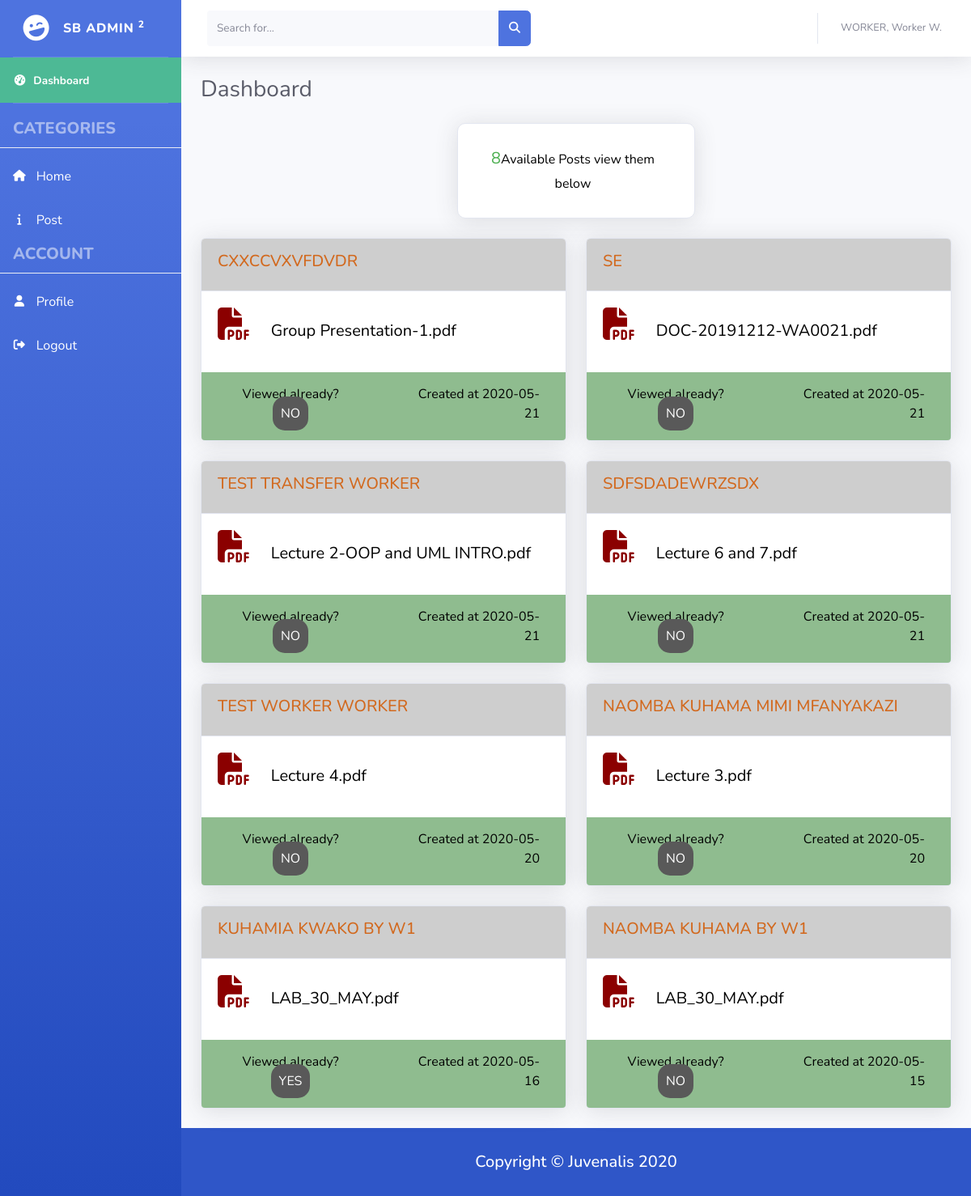
Page /workers/index.php (signed in) on the committed database.
### tables this page shows
CREATE TABLE `user_transfers` (
  `transfer_id` int(11) NOT NULL,
  `user_id` int(11) NOT NULL,
  `transfer_title` varchar(255) NOT NULL,
  `file` varchar(255) NOT NULL,
  `place_to_go` varchar(255) NOT NULL,
  `viewed` enum('NO','YES') NOT NULL DEFAULT 'NO',
  `created_at` timestamp NOT NULL DEFAULT current_timestamp()
);

### includes/sessionToBeRequired.php (called while the page is built, shortened)
<?php
$user = $_SESSION['user'];

### workers/index.php (the view, shortened to what this page needs)
<?php
require('../assets/config.php');
require('../includes/sessionToBeRequired.php');
$result = $conn->prepare("SELECT * FROM user_transfers WHERE user_id = $user ORDER BY transfer_id DESC");
$result->execute();
$count = $result->rowCount();
$rows = $result->fetchAll();
?>
<!DOCTYPE html>
<html lang="en">
<head>
  <link href="../styles/vendor/fontawesome-free/css/all.min.css" rel="stylesheet" type="text/css">
  <link href="../styles/css/sb-admin-2.min.css" rel="stylesheet">
  <link rel="stylesheet" href="../styles/mystyleHome.css">
</head>
<body id="page-top">
  <div id="wrapper">
    <?php require_once('../includes/workers_includes/sidebar.php'); ?>
    <div id="content-wrapper" class="d-flex flex-column">
      <div id="content">
        <?php require_once('../includes/workers_includes/topbar.php') ?>
        <div class="container-fluid">
          <div class="d-sm-flex align-items-center justify-content-between mb-4">
            <h1 class="h3 mb-0 text-gray-800">Dashboard</h1>
          </div>
          <div class="row">
            <div class="col-xl-4 col-md-7 mb-4"></div>
            <div class="col-xl-4 col-md-7 mb-4">
              <div class="card cardIndex shadow h-100 py-2">
                <div class="card-body">
                  <div class="row no-gutters align-items-center">
                    <div class="col mr-2">
                      <div class="text-xs">
                        <?php
                        if (!$count > 0) {
                          echo '<small class="alert alert-danger">YOU DONT HAVE ANY TRANSFER</small>';
                        } else {
                          echo $count . '<small>Available Posts view them below</small>';
                        }
                        ?>
                      </div>
                    </div>
                  </div>
                </div>
              </div>
            </div>
            <div class="col-xl-4 col-md-6 mb-4"></div>
            <?php
            if (!$count > 0) {
              echo '<a href="post.php" class="btn btn-primary">Go to Post</a>';
            } else {
              foreach ($rows as $row) {
                $filenamelong = explode('5', $row['file']);
                $filenameshort = $filenamelong[0];
                $fileext = explode('.', $row['file']);
                $fileextension = $fileext[2];
                $datelong = explode(' ', $row['created_at']);
                $date = $datelong[0];
                $status = $row['viewed'];
            ?>
                <div class="col-xl-6 col-lg-12 col-md-12 col-sm-12 col-xs-12">
                  <div class="card shadow mb-4">
                    <div class="card-header py-3">
                      <h6 class="titleHead">
                        <?php echo strtoupper($row['transfer_title']); ?>
                      </h6>
                    </div>
                    <div class="card-body cardText">
                      <a href="viewMyTransfer.php?id=<?php echo $row['transfer_id']; ?>" id="moreInfo" class="test-zali">
                        <p class="doc">
                          <i class="fas fa-file-pdf pdfIcon"></i>
                          <?php echo $filenameshort . '.' . $fileextension; ?>
                        </p>
                      </a>
                    </div>
                    <div class="row dateInfoWorker">
                      <div class="col">
                        <p class="viewed">Viewed already? <span class="showStatus"><?php echo $status; ?></span></p>
                      </div>
                      <div class="col">
                        <p class="someInfo">Created at <?php echo $date; ?></p>
                      </div>
                    </div>
                  </div>
                </div>
            <?php }
            } ?>
          </div>
        </div>
      </div>
      <?php require_once('../includes/footer.php'); ?>
    </div>
  </div>
</body>
</html>

### styles/mystyleHome.css (style rules this page uses)
.small, small { font-size: 80%; font-weight: 400; color: black; }
.cardIndex { border-radius: 10px; text-align: center; }
.text-xs { color: #4CAF50; font-size: 20px; }
.cardText { color: #4CAF50; font-size: 20px; }
.doc { color: #000; }
.titleHead { color: chocolate; font-size: 20px; font-weight: 500; }
.card-header { background-color: rgb(206, 206, 206); }
.dateInfoWorker { background-color: darkseagreen; border-bottom-left-radius: 4px; border-bottom-right-radius: 4px; margin: 0; }
.someInfo { color: #000; font-size: medium; text-align: right; padding: 15px 20px 5px 15px; }
.viewed { color: black; font-size: medium; text-align: center; padding: 15px 20px 5px 15px; }
.showStatus { background-color: #595959; color: #fff; padding: 10px; border-radius: 15px; }
.pdfIcon { color: darkred; font-size: 40px; padding-right: 5%; }

### rows in the picture
user_transfers: transfer_title "CXXCCVXVFDVDR", file "Group Presentation-1", file "pdf", viewed "NO", created_at "2020-05-21"
user_transfers: transfer_title "SE", file "DOC-20191212-WA0021", file "pdf", viewed "NO", created_at "2020-05-21"
user_transfers: transfer_title "TEST TRANSFER WORKER", file "Lecture 2-OOP and UML INTRO", file "pdf", viewed "NO", created_at "2020-05-21"
user_transfers: transfer_title "SDFSDADEWRZSDX", file "Lecture 6 and 7", file "pdf", viewed "NO", created_at "2020-05-21"
user_transfers: transfer_title "TEST WORKER WORKER", file "Lecture 4", file "pdf", viewed "NO", created_at "2020-05-20"
user_transfers: transfer_title "NAOMBA KUHAMA MIMI MFANYAKAZI", file "Lecture 3", file "pdf", viewed "NO", created_at "2020-05-20"
user_transfers: transfer_title "KUHAMIA KWAKO BY W1", file "LAB_30_MAY", file "pdf", viewed "YES", created_at "2020-05-16"
user_transfers: transfer_title "NAOMBA KUHAMA BY W1", file "LAB_30_MAY", file "pdf", viewed "NO", created_at "2020-05-15"

### other values in the picture
$sname "WORKER"
$fname "Worker"
$mname "W"
$count "8"
